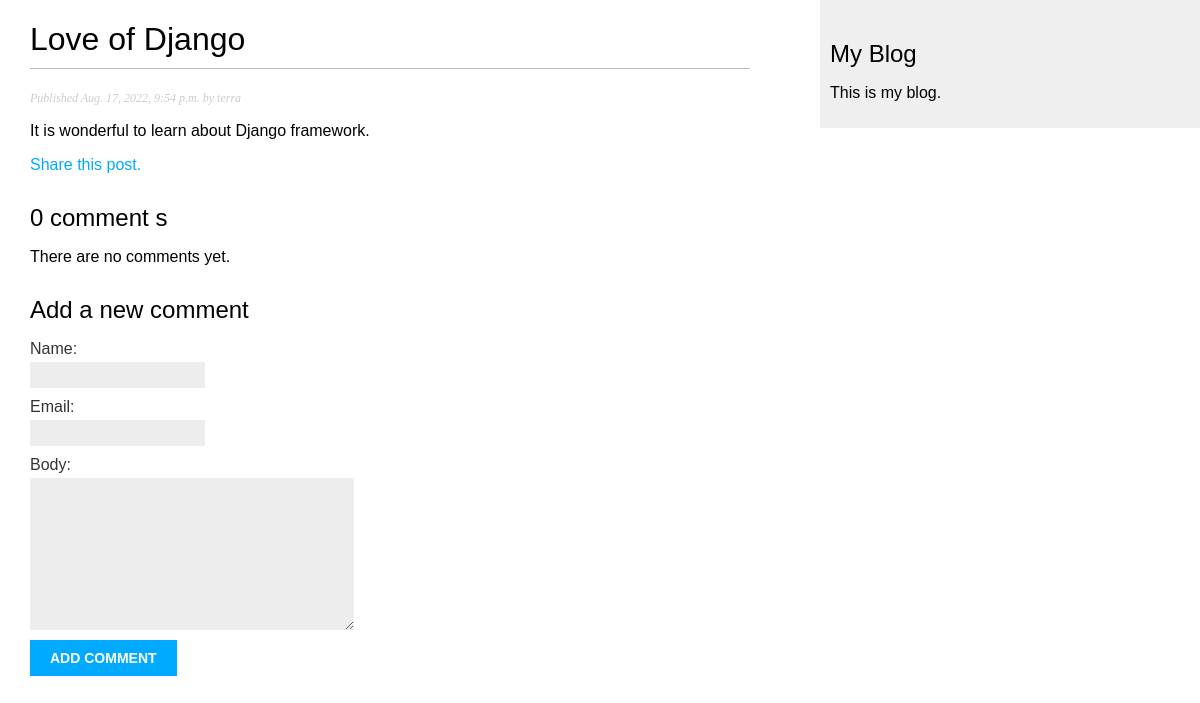
Before: /blog/2022/8/17/I_Love_You/ with the older database file.
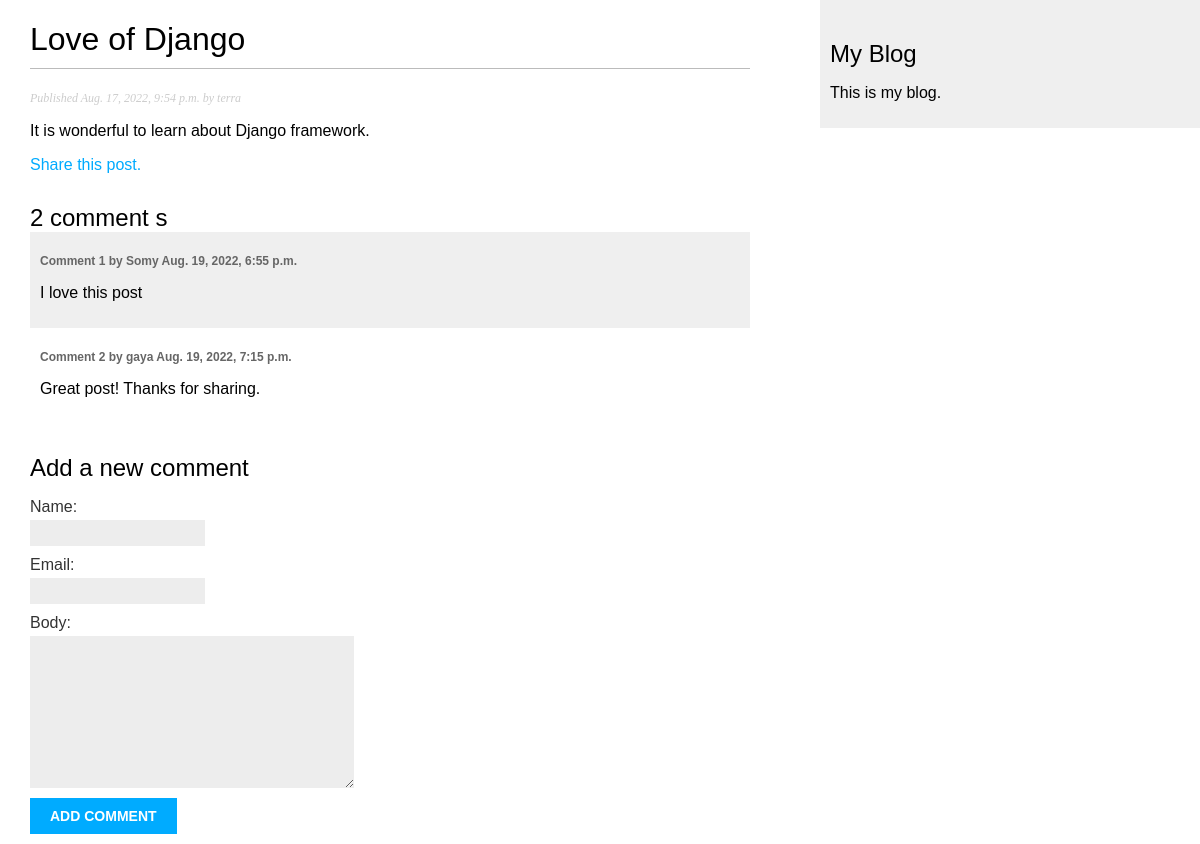
After: the same page with the newer database file.
### blog/models.py (models this page shows, shortened)
class Post(models.Model):
    STATUS_CHOICE = (('draft', 'Draft'), ('published', 'Published'),)
    title = models.CharField(max_length=250)
    slug = models.SlugField(max_length=250, unique_for_date='publish')
    author = models.ForeignKey(User, on_delete=models.CASCADE, related_name='blog_posts')
    body = models.TextField()
    publish = models.DateTimeField(default=timezone.now)
    created = models.DateTimeField(auto_now_add=True)
    updated = models.DateTimeField(auto_now=True)
    status = models.CharField(max_length=10, choices=STATUS_CHOICE, default='draft')
    objects = models.Manager()  # the default manager
    published = PublishedManager()  # our customer manager
    class Meta:
        ordering = ('-publish',)

class Comment(models.Model):
    post = models.ForeignKey(Post, on_delete=models.CASCADE, related_name='comments')
    name = models.CharField(max_length=80)
    email = models.EmailField()
    body = models.TextField()
    created = models.DateTimeField(auto_now_add=True)
    updated = models.DateTimeField(auto_now=True)
    active = models.BooleanField(default=True)
    class Meta:
        ordering = ('created',)

### blog/views.py (the view)
# urls.py: path('<int:year>/<int:month>/<int:day>/<slug:post>/', views.post_detail, name='post_detail'),
def post_detail(request, year, month, day, post):
    post = get_object_or_404(Post, slug=post, status='published', publish__year=year, publish__month=month, publish__day=day)
    comments = post.comments.filter(active=True)
    new_comment = None
    if request.method =='POST':
        comment_form = CommentForm(data=request.POST)
        if comment_form.is_valid():
            new_comment = comment_form.save(commit=False)
            new_comment.post = post
            new_comment.save()
    else:
        comment_form = CommentForm()
    return render(request, 'blog/post/details.html', {'post': post,
                                                      'comments':comments,'new_comment':new_comment,'comment_form':comment_form})

### blog/forms.py
class CommentForm(forms.ModelForm):
    class Meta:
        model = Comment
        fields = ('name','email','body')

### blog/templates/blog/post/details.html (shortened to what this page needs)
{% extends "base.html" %}
{% block content %}
  <h1>{{ post.title }}</h1>
  <p class="date">
    Published {{ post.publish }} by {{ post.author }}
  </p>
  {{ post.body|linebreaks }}
    <p>
        <a href="{% url "blog:post_share" post.id %}">Share this post.</a>
    </p>
    {% with comments.count as total_comments %}
        <h2>
            {{ total_comments }} comment {{ total_comments|pluralize }}
        </h2>
        {% for comment in comments %}
            <div class="comment">
                <p class="info">
                    Comment {{ forloop.counter }} by {{ comment.name }} {{ comment.created }}
                </p>
            {{ comment.body|linebreaks }}
            </div>
            {% empty %}
            <p>There are no comments yet.</p>
        {% endfor %}
        {% if new_comment %}
            <h2>Your comment has been added.</h2>
        {% else %}
            <h2>Add a new comment</h2>
            <form method="post">
            {{ comment_form.as_p }}
            <p><input type="submit" value="Add comment"></p>
            </form>
        {% endif %}
    {% endwith %}
{% endblock %}

### blog/templates/base.html (shortened to what this page needs)
{% load static %}
<!DOCTYPE html>
<html lang="en">
<head>
    <link rel="stylesheet" href="{% static "css/blog.css" %}">
</head>
<body>
  <div id="content">
    {% block content %}
    {% endblock %}
  </div>
<div id="sidebar">
  <h2>My Blog</h2>
  <p>This is my blog.</p>
</div>
</body>
</html>

### blog/static/css/blog.css (style rules this page uses)
body { margin:0; padding:0; font-family:helvetica, sans-serif; }
a { color:#00abff; text-decoration:none; }
h1 { font-weight:normal; border-bottom:1px solid #bbb; padding:0 0 10px 0; }
h2 { font-weight:normal; margin:30px 0 0; }
#content { float:left; width:60%; padding:0 0 0 30px; }
#sidebar { float:right; width:30%; padding:10px; background:#efefef; height:100%; }
p.date { color:#ccc; font-family: georgia, serif; font-size: 12px; font-style: italic; }
label { float:left; clear:both; color:#333; margin-bottom:4px; }
input, textarea { clear:both; float:left; margin:0 0 10px; background:#ededed; border:0; padding:6px 10px; font-size:12px; }
input[type=submit] { font-weight:bold; background:#00abff; color:#fff; padding:10px 20px; font-size:14px; text-transform:uppercase; }
.comment { padding:10px; }
.comment:nth-child(even) { background:#efefef; }
.comment .info { font-weight:bold; font-size:12px; color:#666; }

Changed rows visible on the page:
added Comment: name "Somy", created "Aug. 19, 2022, 6:55 p.m.", body "I love this post"
added Comment: name "gaya", created "Aug. 19, 2022, 7:15 p.m.", body "Great post! Thanks for sharing."
Other visible differences:
{{ total_comments }}: "0" → "2"
text no longer shown: "There are no comments yet."
